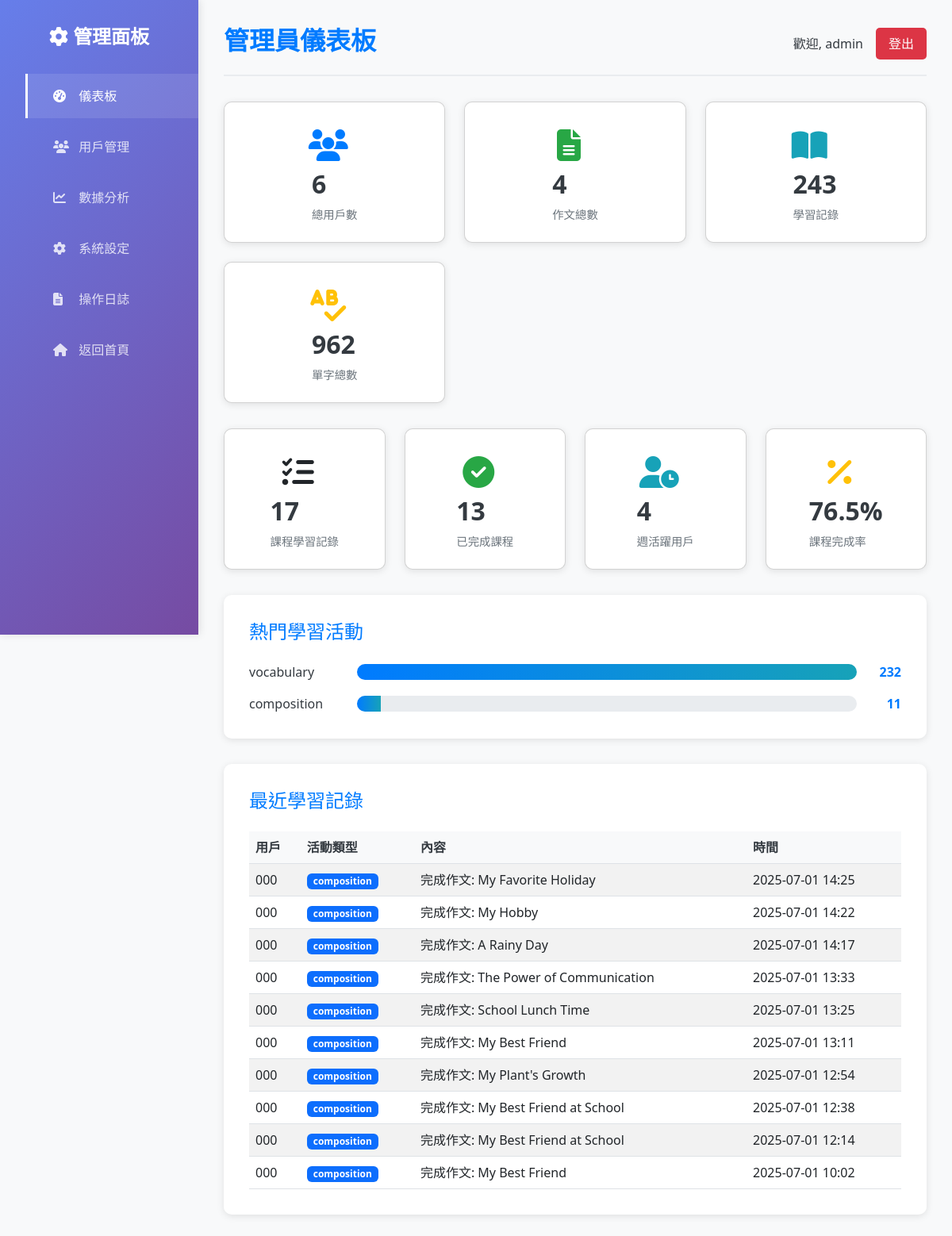
The page /admin/dashboard (signed in) on the database its author committed.
### models.py (models this page shows, shortened)
class User(db.Model, UserMixin):
    __tablename__ = 'users'
    id = db.Column(db.Integer, primary_key=True)
    username = db.Column(db.String(80), unique=True, nullable=False)
    email = db.Column(db.String(120), unique=True, nullable=False)
    password_hash = db.Column(db.String(256), nullable=False)
    role = db.Column(db.String(20), nullable=False, default='user') # 'user' or 'admin'
    created_at = db.Column(db.DateTime, default=datetime.utcnow)

class LearningRecord(db.Model):
    __tablename__ = 'learning_records'
    id = db.Column(db.Integer, primary_key=True)
    user_id = db.Column(db.Integer, db.ForeignKey('users.id'), nullable=False)
    activity_type = db.Column(db.String(50), nullable=False) # e.g., 'translation', 'composition', 'vocabulary'
    content = db.Column(db.Text, nullable=False)
    timestamp = db.Column(db.DateTime, default=datetime.utcnow)
    user = db.relationship('User', backref=db.backref('learning_records', lazy=True))

### admin.py (the view)
@admin_bp.route('/dashboard')
@admin_required
def dashboard():
    total_users = User.query.count()
    total_compositions = Composition.query.count()
    total_learning_records = LearningRecord.query.count()
    total_vocabulary = Vocabulary.query.count()
    total_lesson_progress = LessonProgress.query.count()
    completed_lessons = LessonProgress.query.filter_by(is_completed=True).count()
    week_ago = datetime.utcnow() - timedelta(days=7)
    active_users_week = User.query.join(LearningRecord).filter(
        LearningRecord.timestamp >= week_ago
    ).distinct().count()
    popular_activities = db.session.query(
        LearningRecord.activity_type,
        func.count(LearningRecord.id).label('count')
    ).group_by(LearningRecord.activity_type).order_by(
        func.count(LearningRecord.id).desc()
    ).limit(5).all()
    recent_records = LearningRecord.query.order_by(
        LearningRecord.timestamp.desc()
    ).limit(10).all()
    stats = {
        'total_users': total_users,
        'total_compositions': total_compositions,
        'total_learning_records': total_learning_records,
        'total_vocabulary': total_vocabulary,
        'total_lesson_progress': total_lesson_progress,
        'completed_lessons': completed_lessons,
        'active_users_week': active_users_week,
        'popular_activities': popular_activities,
        'recent_records': recent_records
    }
    log_admin_action("Viewed admin dashboard")
    return render_template('admin_dashboard.html', stats=stats)

### admin.py (called while the page is built)
def admin_required(f):
    @wraps(f)
    @login_required
    def decorated_function(*args, **kwargs):
        if current_user.role != 'admin':
            abort(403)
        return f(*args, **kwargs)
    return decorated_function

def log_admin_action(action):
    admin_log = AdminLog(
        admin_id=current_user.id,
        action=action,
        timestamp=datetime.utcnow()
    )
    db.session.add(admin_log)
    db.session.commit()

### app.py (called while the page is built)
@login_manager.user_loader
def load_user(user_id):
    return db.session.get(User, int(user_id))

### templates/admin_dashboard.html (shortened to what this page needs)
<!DOCTYPE html>
<html lang="zh-Hant">
<head>
    <link rel="stylesheet" href="https://cdnjs.cloudflare.com/ajax/libs/font-awesome/6.4.2/css/all.min.css">
    <link rel="stylesheet" href="https://cdnjs.cloudflare.com/ajax/libs/bootstrap/5.3.0/css/bootstrap.min.css">
    <link rel="stylesheet" href="{{ url_for('static', filename='css/admin.css') }}">
</head>
<body>
    <div class="admin-container">
        <aside class="sidebar">
            <h2><i class="fas fa-cog"></i> 管理面板</h2>
            <ul>
                <li><a href="{{ url_for('admin.dashboard') }}" class="active"><i class="fas fa-tachometer-alt"></i> 儀表板</a></li>
                <li><a href="{{ url_for('admin.users') }}"><i class="fas fa-users"></i> 用戶管理</a></li>
                <li><a href="{{ url_for('admin.analytics') }}"><i class="fas fa-chart-line"></i> 數據分析</a></li>
                <li><a href="{{ url_for('admin.settings') }}"><i class="fas fa-cog"></i> 系統設定</a></li>
                <li><a href="{{ url_for('admin.logs') }}"><i class="fas fa-file-alt"></i> 操作日誌</a></li>
                <li><a href="{{ url_for('index') }}"><i class="fas fa-home"></i> 返回首頁</a></li>
            </ul>
        </aside>
        <main class="main-content">
            <header class="header">
                <h1>管理員儀表板</h1>
                <div>
                    <span>歡迎, {{ current_user.username }}</span>
                    <a href="{{ url_for('auth.logout') }}" class="logout-btn">登出</a>
                </div>
            </header>
            <section class="stats-cards">
                <div class="card users">
                    <div class="card-icon">
                        <i class="fas fa-users"></i>
                    </div>
                    <div class="card-info">
                        <h3>{{ stats.total_users }}</h3>
                        <p>總用戶數</p>
                    </div>
                </div>
                <div class="card compositions">
                    <div class="card-icon">
                        <i class="fas fa-file-alt"></i>
                    </div>
                    <div class="card-info">
                        <h3>{{ stats.total_compositions }}</h3>
                        <p>作文總數</p>
                    </div>
                </div>
                <div class="card records">
                    <div class="card-icon">
                        <i class="fas fa-book-open"></i>
                    </div>
                    <div class="card-info">
                        <h3>{{ stats.total_learning_records }}</h3>
                        <p>學習記錄</p>
                    </div>
                </div>
                <div class="card words">
                    <div class="card-icon">
                        <i class="fas fa-spell-check"></i>
                    </div>
                    <div class="card-info">
                        <h3>{{ stats.total_vocabulary }}</h3>
                        <p>單字總數</p>
                    </div>
                </div>
            </section>
            <section class="progress-stats">
                <div class="row">
                    <div class="col-md-3">
                        <div class="card progress-card">
                            <div class="card-icon">
                                <i class="fas fa-tasks"></i>
                            </div>
                            <div class="card-info">
                                <h3>{{ stats.total_lesson_progress }}</h3>
                                <p>課程學習記錄</p>
                            </div>
                        </div>
                    </div>
                    <div class="col-md-3">
                        <div class="card progress-card completed">
                            <div class="card-icon">
                                <i class="fas fa-check-circle"></i>
                            </div>
                            <div class="card-info">
                                <h3>{{ stats.completed_lessons }}</h3>
                                <p>已完成課程</p>
                            </div>
                        </div>
                    </div>
                    <div class="col-md-3">
                        <div class="card progress-card active">
                            <div class="card-icon">
                                <i class="fas fa-user-clock"></i>
                            </div>
                            <div class="card-info">
                                <h3>{{ stats.active_users_week }}</h3>
                                <p>週活躍用戶</p>
                            </div>
                        </div>
                    </div>
                    <div class="col-md-3">
                        <div class="card progress-card completion-rate">
                            <div class="card-icon">
                                <i class="fas fa-percentage"></i>
                            </div>
                            <div class="card-info">
                                <h3>{{ "%.1f"|format((stats.completed_lessons / stats.total_lesson_progress * 100) if stats.total_lesson_progress > 0 else 0) }}%</h3>
                                <p>課程完成率</p>
                            </div>
                        </div>
                    </div>
                </div>
            </section>
            <section class="popular-activities">
                <h2>熱門學習活動</h2>
                <div class="activity-chart">
                    {% for activity in stats.popular_activities %}
                    <div class="activity-item">
                        <span class="activity-name">{{ activity[0] }}</span>
                        <div class="activity-bar">
                            <div class="activity-fill" style="width: {{ (activity[1] / stats.popular_activities[0][1] * 100) if stats.popular_activities else 0 }}%"></div>
                        </div>
                        <span class="activity-count">{{ activity[1] }}</span>
                    </div>
                    {% endfor %}
                </div>
            </section>
            <section class="recent-records">
                <h2>最近學習記錄</h2>
                <div class="table-responsive">
                    <table class="table table-striped">
                        <thead>
                            <tr>
                                <th>用戶</th>
                                <th>活動類型</th>
                                <th>內容</th>
                                <th>時間</th>
                            </tr>
                        </thead>
                        <tbody>
                            {% for record in stats.recent_records %}
                            <tr>
                                <td>{{ record.user.username }}</td>
                                <td>
                                    <span class="badge bg-primary">{{ record.activity_type }}</span>
                                </td>
                                <td>{{ record.content[:50] }}{% if record.content|length > 50 %}...{% endif %}</td>
                                <td>{{ record.timestamp.strftime('%Y-%m-%d %H:%M') }}</td>
                            </tr>
                            {% endfor %}
                        </tbody>
                    </table>
                </div>
            </section>
        </main>
    </div>
</body>
</html>

### static/css/admin.css (style rules this page uses)
:root { --primary-color: #007bff; --secondary-color: #6c757d; --success-color: #28a745; --danger-color: #dc3545; --warning-color: #ffc107; --info-color: #17a2b8; --dark-color: #343a40; --light-color: #f8f9fa; --sidebar-width: 250px; }
* { margin: 0; padding: 0; box-sizing: border-box; }
body { font-family: 'Segoe UI', Tahoma, Geneva, Verdana, sans-serif; background-color: var(--light-color); color: var(--dark-color); }
.admin-container { display: flex; min-height: 100vh; }
.sidebar { width: var(--sidebar-width); background: linear-gradient(135deg, #667eea 0%, #764ba2 100%); color: white; padding: 2rem 0; position: fixed; height: 100vh; overflow-y: auto; box-shadow: 2px 0 10px rgba(0, 0, 0, 0.1); }
.sidebar h2 { text-align: center; margin-bottom: 2rem; font-size: 1.5rem; font-weight: 600; }
.sidebar ul { list-style: none; }
.sidebar ul li { margin: 0.5rem 0; }
.sidebar ul li a { display: block; padding: 1rem 2rem; color: rgba(255, 255, 255, 0.8); text-decoration: none; transition: all 0.3s ease; border-left: 3px solid transparent; }
.sidebar ul li a:hover, .sidebar ul li a.active { background-color: rgba(255, 255, 255, 0.1); color: white; border-left-color: white; }
.sidebar ul li a i { margin-right: 0.5rem; width: 20px; }
.main-content { margin-left: var(--sidebar-width); flex: 1; padding: 2rem; background-color: var(--light-color); }
.header { display: flex; justify-content: space-between; align-items: center; margin-bottom: 2rem; padding-bottom: 1rem; border-bottom: 2px solid #e9ecef; }
.header h1 { color: var(--primary-color); font-size: 2rem; font-weight: 600; }
.header div { display: flex; align-items: center; gap: 1rem; }
.logout-btn { background: var(--danger-color); color: white; padding: 0.5rem 1rem; text-decoration: none; border-radius: 5px; transition: background-color 0.3s ease; }
.stats-cards { display: grid; grid-template-columns: repeat(auto-fit, minmax(250px, 1fr)); gap: 1.5rem; margin-bottom: 2rem; }
.card { background: white; padding: 1.5rem; border-radius: 10px; box-shadow: 0 2px 10px rgba(0, 0, 0, 0.1); display: flex; align-items: center; transition: transform 0.3s ease, box-shadow 0.3s ease; }
.card-icon { font-size: 2.5rem; margin-right: 1rem; width: 60px; text-align: center; }
.card.users .card-icon { color: var(--primary-color); }
.card.compositions .card-icon { color: var(--success-color); }
.card.records .card-icon { color: var(--info-color); }
.card.words .card-icon { color: var(--warning-color); }
.card-info h3 { font-size: 2rem; font-weight: 700; margin-bottom: 0.5rem; color: var(--dark-color); }
.card-info p { color: var(--secondary-color); margin: 0; font-size: 0.9rem; }
.progress-stats { margin-bottom: 2rem; }
.progress-card { background: white; padding: 1.5rem; border-radius: 10px; box-shadow: 0 2px 10px rgba(0, 0, 0, 0.1); display: flex; align-items: center; transition: transform 0.3s ease; height: 100%; }
.progress-card.completed .card-icon { color: var(--success-color); }
.progress-card.active .card-icon { color: var(--info-color); }
.progress-card.completion-rate .card-icon { color: var(--warning-color); }
.popular-activities { background: white; padding: 2rem; border-radius: 10px; box-shadow: 0 2px 10px rgba(0, 0, 0, 0.1); margin-bottom: 2rem; }
.popular-activities h2 { color: var(--primary-color); margin-bottom: 1.5rem; font-size: 1.5rem; }
.activity-chart { display: flex; flex-direction: column; gap: 1rem; }
.activity-item { display: flex; align-items: center; gap: 1rem; }
.activity-name { min-width: 120px; font-weight: 500; }
.activity-bar { flex: 1; height: 20px; background: #e9ecef; border-radius: 10px; overflow: hidden; }
.activity-fill { height: 100%; background: linear-gradient(90deg, var(--primary-color), var(--info-color)); transition: width 0.3s ease; }
.activity-count { min-width: 40px; text-align: right; font-weight: 600; color: var(--primary-color); }
.recent-records { background: white; padding: 2rem; border-radius: 10px; box-shadow: 0 2px 10px rgba(0, 0, 0, 0.1); }
.recent-records h2 { color: var(--primary-color); margin-bottom: 1.5rem; font-size: 1.5rem; }
.table { margin: 0; }
.table th { background-color: var(--light-color); color: var(--dark-color); font-weight: 600; border-top: none; }
.table td { vertical-align: middle; }
.badge { font-size: 0.75rem; padding: 0.25rem 0.5rem; }

### rows shown on the page
User: username "admin"
LearningRecord: user.username "000", activity_type "composition", content "完成作文: My Favorite Holiday", timestamp "2025-07-01 14:25"
LearningRecord: user.username "000", activity_type "composition", content "完成作文: My Hobby", timestamp "2025-07-01 14:22"
LearningRecord: user.username "000", activity_type "composition", content "完成作文: A Rainy Day", timestamp "2025-07-01 14:17"
LearningRecord: user.username "000", activity_type "composition", content "完成作文: The Power of Communication", timestamp "2025-07-01 13:33"
LearningRecord: user.username "000", activity_type "composition", content "完成作文: School Lunch Time", timestamp "2025-07-01 13:25"
LearningRecord: user.username "000", activity_type "composition", content "完成作文: My Best Friend", timestamp "2025-07-01 13:11"
LearningRecord: user.username "000", activity_type "composition", content "完成作文: My Plant's Growth", timestamp "2025-07-01 12:54"
LearningRecord: user.username "000", activity_type "composition", content "完成作文: My Best Friend at School", timestamp "2025-07-01 12:38"
LearningRecord: user.username "000", activity_type "composition", content "完成作文: My Best Friend at School", timestamp "2025-07-01 12:14"
LearningRecord: user.username "000", activity_type "composition", content "完成作文: My Best Friend", timestamp "2025-07-01 10:02"

### other values the page prints
{{ stats.total_users }} "6"
{{ stats.total_compositions }} "4"
{{ stats.total_learning_records }} "243"
{{ stats.total_vocabulary }} "962"
{{ stats.total_lesson_progress }} "17"
{{ stats.completed_lessons }} "13"
{{ stats.active_users_week }} "4"
{{ activity[0] }} "vocabulary" "composition"
{{ activity[1] }} "232" "11"
